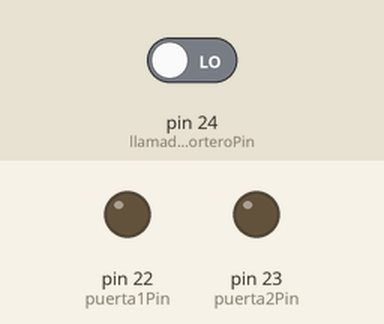
This sketch was run on a simulated Arduino Mega 2560, built with avr-gcc and run on an emulated ATmega2560. Parts: output pins drawn as LEDs (lit = HIGH). Inputs (shaded band) come from the test bench; at power-on: pin 24 (llamadaPorteroPin) LOW. What the sketch prints to the serial monitor is not drawn.

Above: at 1.2 s.
1.3 s: pin 24 (llamadaPorteroPin) driven HIGH
At 2.2 s:
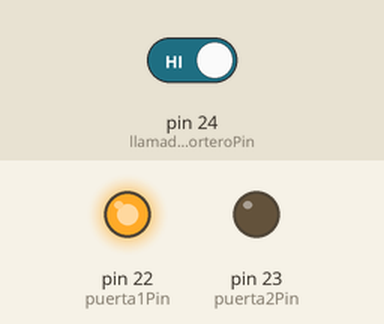
8.8 s: pin 24 (llamadaPorteroPin) driven LOW
At 9.1 s:
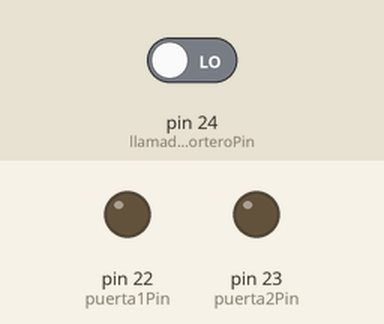
Timing chart, 0 to 11.3 s (numbered marks = the images above; inputs shaded):
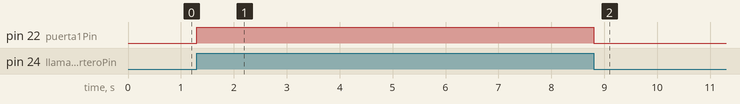

The sketch:

MyHomeProyect.ino
```cpp
const int llamadaPorteroPin =  24;

const int puerta1Pin = 22;
const int puerta2Pin = 23;

const String telefonoLlamar =  "ATD +34695687164;";
const String telefonoSms = "";

//SoftwareSerial Serial1(txSim900Pin, rxSim900Pin);         //7 = TX, 8 = RX
unsigned char buffer[64]; //port

void setup(){
  Serial1.begin(9600);     // the Serial1 baud rate
  Serial.begin(19200);            // the Serial port of Arduino baud rate.

  pinMode(puerta1Pin, OUTPUT);
  pinMode(puerta2Pin, OUTPUT);

  pinMode(llamadaPorteroPin, INPUT);

  Serial.print("I'm ready");
  Serial.print("Hello?");
}

int count=0;
int i = 1; //if i = 0, send SMS.
bool llamadaEnProgreso = false;

void loop(){
  if (Serial1.available()){         // if date is comming from softwareserial port ==> data is comming from Serial1 shield

    while(Serial1.available()){          // reading data into char array
      buffer[count++]=Serial1.read();     // writing data into array
      if(count == 64)break;
    }

    Serial.write(buffer,count);            // if no data transmission ends, write buffer to hardware serial port
    String linea = (char*)buffer;
    linea.trim();

    Serial.println("....");
    Serial.println(linea);
    Serial.println("....");

    if (linea == "@&e") {
        //addText("Ejecutando accion 1");
        digitalWrite(puerta1Pin, HIGH);
        delay(5000);
        //addText("accion 1 terminado.");
        digitalWrite(puerta1Pin, LOW);
    }

    if (linea == "@&h"){
        //addText("ejecutando accion 2");
        digitalWrite(puerta2Pin, HIGH);
        delay(5000);
        //addText("accion 2 terminado.");
        digitalWrite(puerta2Pin, LOW);
    }

    if (linea == "NO CARRIER"){
      llamadaEnProgreso = false;
    }

    clearBufferArray();              // call clearBufferArray function to clear the storaged data from the array
    count = 0;                       // set counter of while loop to zero
  }

   int llamadaPorteroEstado = digitalRead(llamadaPorteroPin);
    digitalWrite(puerta1Pin, llamadaPorteroEstado);

  if (Serial.available()){  // if data is available on hardwareserial port ==> data is comming from PC or notebook

    String serialComand = Serial.readStringUntil('\n');
    serialComand.trim();
    if (serialComand == "LLAMAR"){
      llamar();
    }
    else{
      Serial1.println(serialComand);       // write it to the Serial1 shield
    }

    Serial.print("comando recibido: ");
    Serial.println(serialComand);
    clearBufferArray();              // call clearBufferArray function to clear the storaged data from the array
    count = 0;                       // set counter of while loop to zero

  }

}

void llamar()
// Función que permite llamar a un celular local
{
  Serial.println(">>>LLAMANDO.....");
  llamadaEnProgreso = true;
  Serial1.println(telefonoLlamar); //Celular
  delay(100);
  Serial1.println();
  Serial.println("Llamando...");
  //delay(30000); // wait for 30 seconds...
  //Serial1.println("ATH"); // Cuelta el telefono
  //delay(1000);
}

void clearBufferArray(){              // function to clear buffer array
  for (int i=0; i<count;i++){
    buffer[i]=NULL;                  // clear all index of array with command NULL
  }
}
```

Measured:
- after the input at 1.3 s, pin 22 (puerta1Pin): LOW → HIGH at once
- after the input at 8.8 s, pin 22 (puerta1Pin): HIGH → LOW at once
